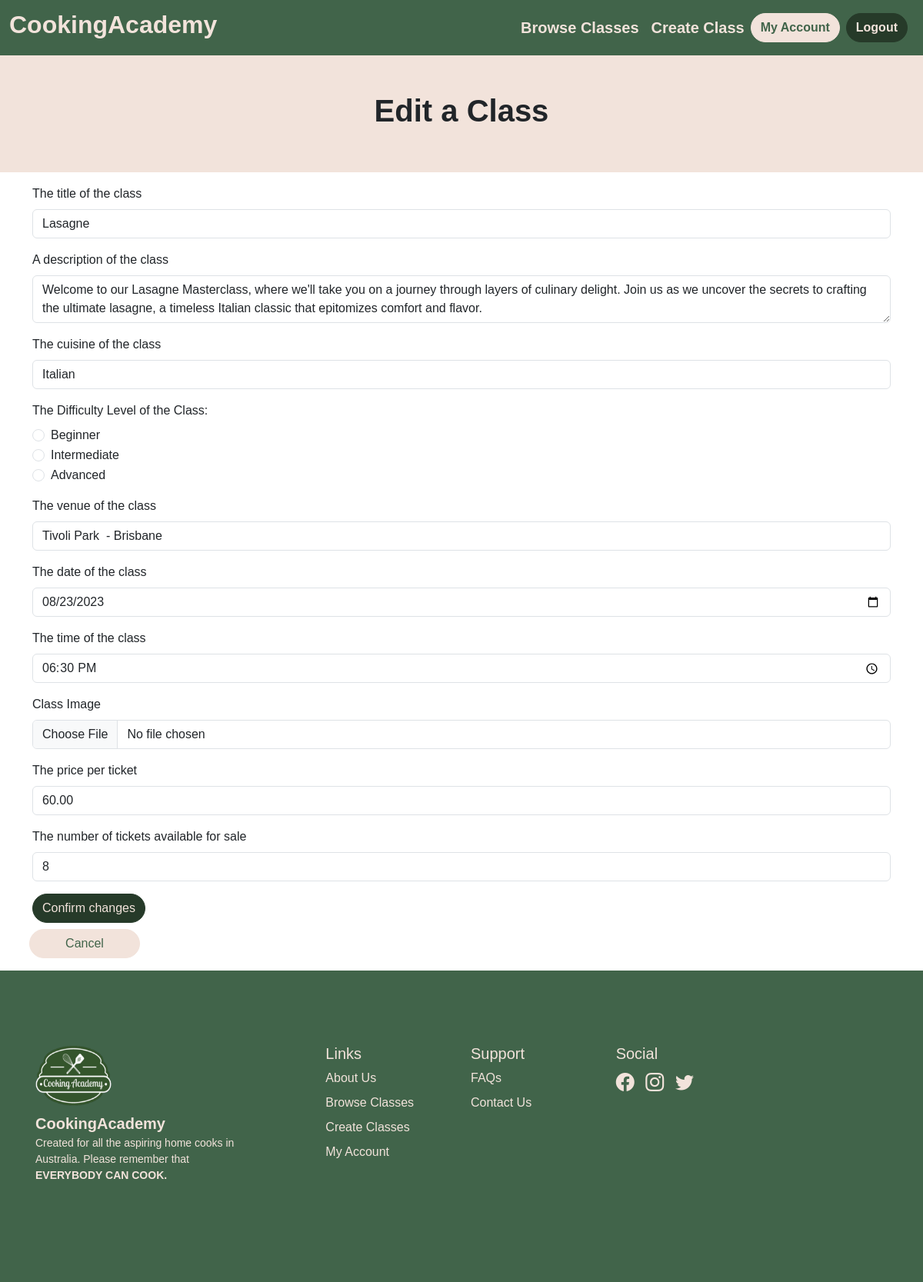
Screenshot of /classes/8/update (signed in) with the database file from the repository.
### website/models.py (models this page shows, shortened)
class Classes (db.Model):
    __tablename__='classes'
    id=db.Column(db.Integer, primary_key=True)
    cuisine=db.Column(db.String(20), index=True, nullable=False)
    status=db.Column(db.String(20), index=True, nullable=False)
    title=db.Column(db.String(30), nullable=False)
    level=db.Column(db.String(30), nullable=False)
    venue=db.Column(db.String(80), nullable=False)
    date=db.Column(db.Date, nullable=False)
    time=db.Column(db.Time, nullable=False)
    description=db.Column(db.String(500), nullable=False)
    image=db.Column(db.String(400), nullable=False)
    no_of_tickets=db.Column(db.Integer, nullable=False)
    tickets_booked= db.Column(db.Integer, default=0, nullable=False)
    tickets_remaining = db.Column(db.Integer)
    price=db.Column(db.Float, nullable=False)
    comments = db.relationship('Comments', backref='class')
    user_id = db.Column(db.Integer, db.ForeignKey('users.id'))  # Foreign key column

### website/classes.py (the view, shortened to what this page needs)
@classes_bp.route('/<id>/update', methods=['GET', 'POST'])
@login_required
def update_event(id):
    event = Classes.query.get(id)
    form = EditClassForm(
        cuisine=event.cuisine,
        title=event.title,
        venue=event.venue,
        time=event.time,
        date=event.date,
        description=event.description,
        ticketsAvailable=event.no_of_tickets,
        price=event.price,
        level= event.level)
    if current_user.id != event.user_id:
        flash("You can only edit your own events!", 'danger')
        return redirect(url_for('main.my_events'))
    return render_template('EventEdit.html', form=form, event=event, heading='Edit Event')

### website/templates/EventEdit.html (shortened to what this page needs)
{% extends 'base.html' %}
{% from "bootstrap5/form.html" import render_form %}
{% block content %}
<main>
<div class="container-fluid p-5 mb-3 text-center align-items-center bg-body-primary ">
  <h1 class="fw-bold">Edit a Class</h1>
</div>
<div class="container-lg">
    <div class="row mb-3">
         {{ render_form (form)}}
         <a type="button" href="{{ url_for('main.index')}}" class="btn btn-secondary btn-md px-4 gap-3 mt-2 ms-2" style="width: 9rem" >Cancel</a>
    </div>
</div>
</main>
{% endblock %}

### website/static/CSS/main.css (style rules this page uses)
.bg-body-primary { background-color: #F2E3DB!important; }
body { font-family: Gills Sans, sans-serif; }
.btn-primary { --bs-btn-bg: #263A29!important; --bs-btn-color: #F2E3DB!important; --bs-btn-border-color: #263A29!important; --bs-btn-hover-bg: #41644A; --bs-btn-hover-border-color: #41644A!important; --bs-btn-hover-color: #F2E3DB!important; border-radius: 20px; --bs-btn-active-bg: #41644A; --bs-btn-active-border-color:#41644A; }
.btn-secondary { --bs-btn-bg: #F2E3DB!important; --bs-btn-color: #41644A!important; --bs-btn-border-color: #F2E3DB!important; --bs-btn-hover-bg: #E86A33; --bs-btn-hover-border-color: #41644A!important; --bs-btn-hover-color: #263A29 !important; border-radius: 20px; --bs-btn-active-bg: #E86A33; --bs-btn-active-border-color:#E86A33; }

### rows the page displays
Classes: title "Lasagne", description "Welcome to our Lasagne Masterclass, where we'll take you on a journey through layers of culinary delight. Join us as we uncover the secrets to crafting the ultimate lasagne, a timeless Italian classic that epitomizes comfort and flavor.", cuisine "Italian", level "☐ Beginner ☐ Intermediate ☐ Advanced", venue "Tivoli Park - Brisbane", date "08/23/2023", time "18:30", price "60.00"
